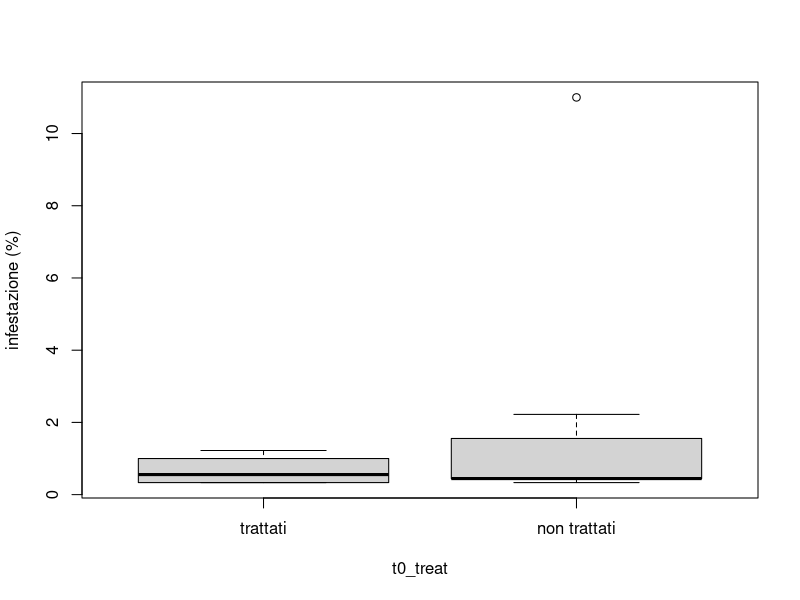
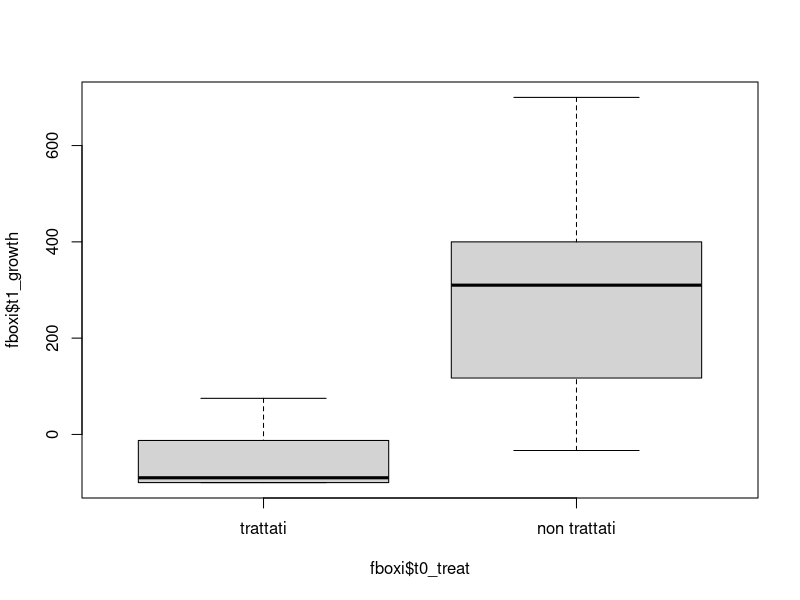
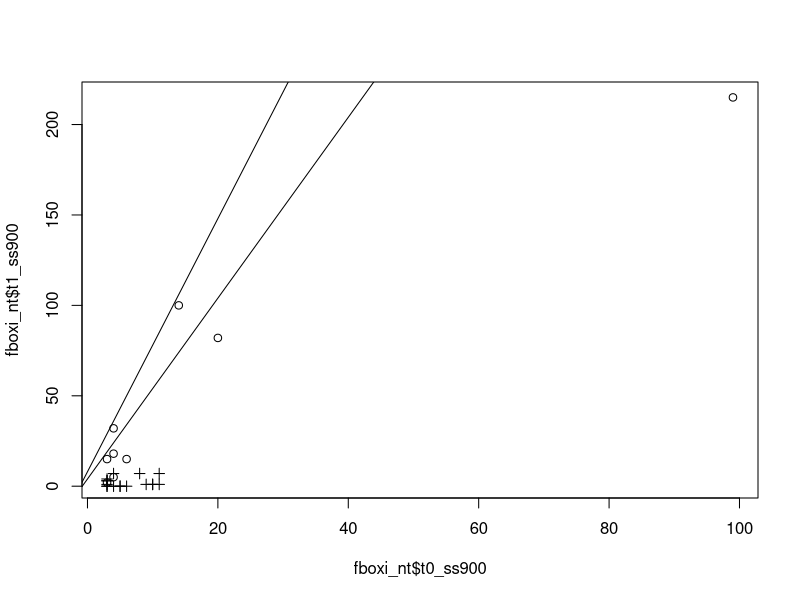
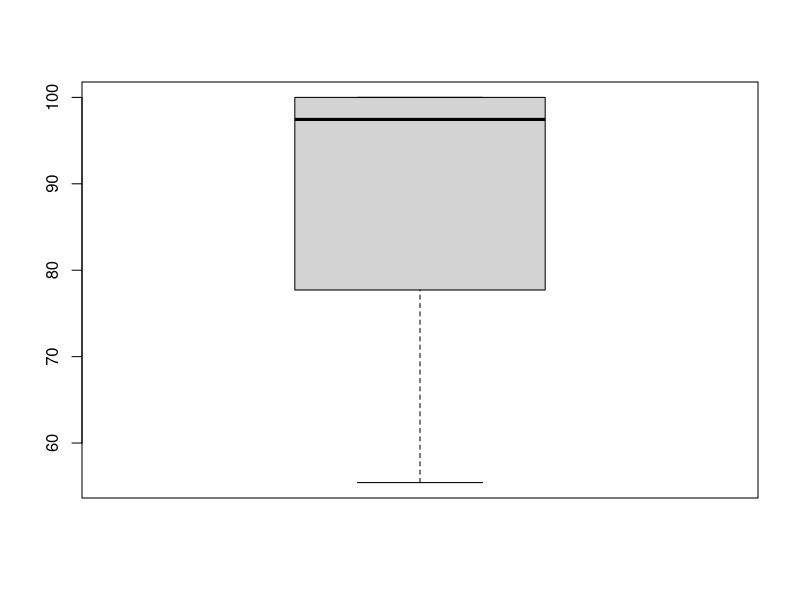
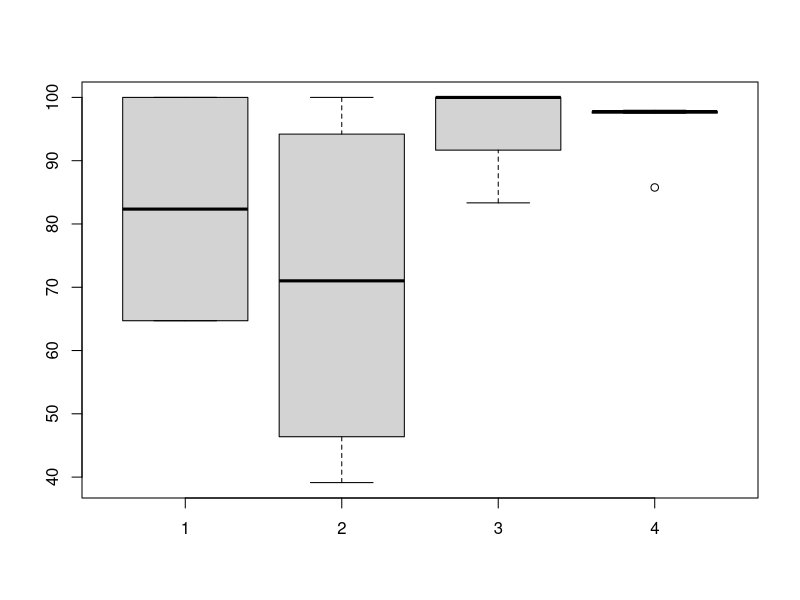
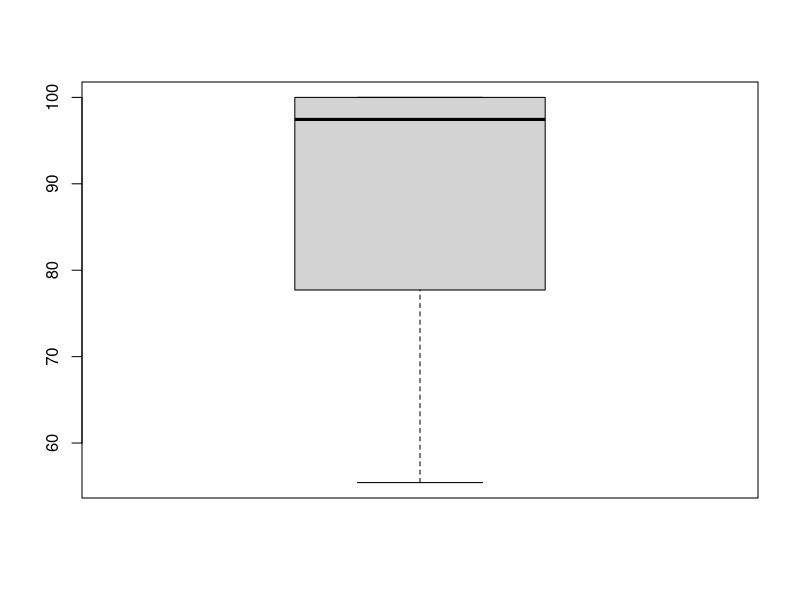

These charts were generated, in order, by the following R code: (Note: this script raises an error after producing the figures.)
# Preamble ----------------------------------------------------------------
#
#detach()
rm(list=ls())

require(MASS)
library("fitdistrplus")




# data load ---------------------------------------------------------------
fbox <- read.csv("../data/fbox_def.csv", sep=",")
fbox$t0_treat<-as.factor(c(rep("fb",48),rep("nt",48)))   #treatments: fbox, no treatment

# 900 bees sums -----------------------------------------------------------

fbox$t0_ss900<- fbox$t0_ss300_1 + fbox$t0_ss300_2 + fbox$t0_ss300_3 #total sugar shake time 0
fbox$t1_ss900<- fbox$t1_ss300_1 + fbox$t1_ss300_2 + fbox$t1_ss300_3 #total sugar shake time 1
fbox$t2_ss900<- fbox$t2_ss300_1 + fbox$t2_ss300_2 + fbox$t2_ss300_3 #total sugar shake time 2
fbox$t3_ss900<- fbox$t3_ss300_1 + fbox$t3_ss300_2 + fbox$t3_ss300_3 #total sugar shake time 3

# hives selection -------------------------------------------------------
minvar=2.5  #varroe minime per inclusione
maxvar=300 #varroe massime per inclusione
!is.na(fbox$t0_ss900-fbox$t1_ss900)->include # NAs removed (only time 0 and 1)
fbox$t0_ss900<maxvar & fbox$t0_ss900>minvar & include ->include #excluded most infested hives and hives with infestation under 1/900

fboxi<-fbox[include,] #dataset delle casse in analisi
rm(include)
#fboxi<-fboxi[order(fboxi$ss9_bt),] ????? inutile ?????

n_nt<-dim(fboxi[fboxi$t0_treat=="nt",])[1] # num ctr hives
n_fb<-dim(fboxi[fboxi$t0_treat=="fb",])[1]    # num fbox hives


# t1-t0 growth analysis ---------------------------------------------------

# t0 infestation
boxplot(t0_ss900/9~t0_treat,data=fboxi,names=c("trattati","non trattati"),ylab="infestazione (%)")

 #fboxi$eff_log<-log(ss9_at+0.5)-log(ss9_bt+0.5)
fboxi$t1_growth<-(fboxi$t1_ss900-fboxi$t0_ss900)/fboxi$t0_ss900*100

#boxplot(t1_growth~tratt)
boxplot(fboxi$t1_growth~fboxi$t0_treat,names=c("trattati","non trattati"))

fboxi_nt<-fboxi[fboxi$t0_treat=="nt",]
fboxi_fb<-fboxi[fboxi$t0_treat=="fb",]

plot(fboxi_nt$t0_ss900,fboxi_nt$t1_ss900)
abline(fboxi_nt$t0_ss900,fboxi_nt$t1_ss900)
summary(lm(t1_ss900~0+t0_ss900,data=fboxi_nt))
#plot(glm(ss9_at~sqrt(ss9_bt),family=poisson))


points(fboxi_fb$t0_ss900,fboxi_fb$t1_ss900,pch=3)
abline(fboxi_fb$t0_ss900,fboxi_fb$t1_ss900)
summary(lm(t1_ss900~0+t0_ss900,data=fboxi_fb))

### henderson_tilton
#ht.efficacy<-function(tb,ta,cb,ca){100*(1-((ta*mean(cb))/(tb*mean(ca))))}
ht.efficacy<-function(tb,ta,cb,ca){100*(1-((ta/tb)/mean(ca/cb)))}
#ht.efficacy<-function(tb,ta,cb,ca){100*(1-((mean(ta/tb)*mean(cb/ca))))}

ht.efficacy.quantiles<-function(tb,ta,cb,ca,probs){
  if(max(probs)>=1 | min(probs<=0))
    {paste("Error, probs must be strictly comprised between 0 and 1")}
  else{
    probs<-c(0,probs,1)
    ht.effq<-NULL
    for(i in 1:(length(probs)-1)){
      rank(tb,ties.method="first")/length(tb)->rtb
      rank(cb,ties.method="first")/length(cb)->rcb
      tb[rtb>probs[i] & rtb<=probs[i+1]]->tbq
      cb[rcb>probs[i] & rcb<=probs[i+1]]->cbq
      ta[rtb>probs[i] & rtb<=probs[i+1]]->taq
      ca[rcb>probs[i] & rcb<=probs[i+1]]->caq
      100*(1-((taq/tbq)/mean(caq/cbq)))->ht.effqi
      ht.effqi->ht.effq[[i]]
    }
    ht.effq
  }
}

  
fboxi_fb$t1_ht.eff<-ht.efficacy(fboxi_fb$t0_ss900,fboxi_fb$t1_ss900,fboxi_nt$t0_ss900,fboxi_nt$t1_ss900)
mean(fboxi_fb$t1_ht.eff)
boxplot(fboxi_fb$t1_ht.eff)
length(fboxi_fb$t1_ht.eff)

#prova con i quantili
boxplot(ht.efficacy.quantiles(fboxi_fb$t0_ss900,fboxi_fb$t1_ss900,fboxi_nt$t0_ss900,fboxi_nt$t1_ss900,probs=c(0.25,0.5,0.75)))
lapply(ht.efficacy.quantiles(fboxi_fb$t0_ss900,fboxi_fb$t1_ss900,fboxi_nt$t0_ss900,fboxi_nt$t1_ss900,probs=c(0.25,0.5,0.75)),mean)

  

sin(mean(asin(sqrt(fboxi_fb$t1_ht.eff/100))))^2#media trasformati
sin(t.test(asin(sqrt(fboxi_fb$t1_ht.eff/100)))$conf.int)^2[1] #ic dati trasformati

boxplot(fboxi_fb$t1_ht.eff)


fboxi_fb$t2_ss900/fboxi_fb$t1_ss900


plot.nbinom<-function(data){
  fitdist(data,"nbinom")$estimate->estnbin
  hist(data,freq=F,breaks=max(data))
  x<-1:max(data)
  dnbinom(x,size=estnbin[1],mu=estnbin[2])->y
  lines(x,y,col="red")
  print(estnbin)
  print(estnbin[2]+(estnbin[2]^2/estnbin[1]))
  gofstat(fitdist(data,"nbinom"),print.test=T)
}
fbox$t1_ss900[!is.na(fbox$t1_ss900) & (fbox$groups=="gr1"|fbox$groups=="gr2"|fbox$groups=="gr3")]->data
plot.nbinom(data)
var(data)
##fare distribuzioni delle varie specie prima e dopo il trattamento

# 
# 
# ((mss9fbbt*m_eff_plac)-mss9fbat)/(mss9fbbt*m_eff_plac) ### efficacia del formicobox
# ## ic con il bootstrap?!?
# attach(dataplac)
# hist(ss9_bt,breaks=0:35,ylim=c(0,30),main="Infestazione al giorno 0",xlab="varroe/900 api",ylab="frequenza")
# hist(ss9_at,breaks=0:35,ylim=c(0,30),main="Infestazione al giorno 30",xlab="varroe/900 api",ylab="frequenza")
# #capire come gestire gli zeri iniziali
# detach(dataplac)
# 
# attach(fboxi)
# order(cassa)->ordine
# rbind(ss9_bt[ordine],ss9_at[ordine])->counts
# row.names(counts)<-c("prima","dopo")
# names(counts)<-cassa[ordine]
# barplot(counts, main="Infestazione delle api adulte",
#         xlab="Famiglie", col=c("white","yellow"),ylab="Varroe/900 api",
#         legend = rownames(counts), beside=TRUE)
# barplot(counts[1,], main="Infestazione delle api adulte prima del trattamento",
#         xlab="Famiglie", col=c(rep("black",dim(datafb)[1]),rep("red",dim(dataplac)[1])),ylab="Varroe/900 api",ylim=c(0,35))
# barplot(counts[2,], main="Infestazione delle api adulte un mese dopo il trattamento",
#         xlab="Famiglie", col=c(rep("black",dim(datafb)[1]),rep("red",dim(dataplac)[1])),ylab="Varroe/900 api")
# 
# 
# 
# rbind(-(ss9_bt[ordine]-ss9_at[ordine]))->counts
# barplot(counts, main="Car Distribution",
#         xlab="Number of Gears") 
# 
# barplot(fboxi$eff_log[ordine], main="",
#         xlab="")
# fboxi$aumentoperc<-(ss9_at-ss9_bt)*100/(ss9_bt+0.5)
# as.numeric(as.factor(tratt[ordine]))->coloritratt
# barplot(fboxi$aumentoperc[ordine], ylab="Variazione dell'infestazione (%)",
#         xlab="famiglie",col=coloritratt,main="Variazione dell'infestazione in un mese")
# mean(fboxi$aumentoperc[tratt=="fb"])
# mean(fboxi$aumentoperc[tratt=="plac"])
# (mean(fboxi$aumentoperc[tratt=="plac"])-(mean(fboxi$aumentoperc[tratt=="fb"])))/mean(fboxi$aumentoperc[tratt=="plac"])
# boxplot(fboxi$aumentoperc~tratt)
# boxplot(fboxi$eff_log~tratt)
# boxplot(fboxi$ss9_at~tratt)
# as.character(ora.insacco%/%1)->ora
# as.character(round(ora.insacco%%1,digits=2)*100)->minu
# plot(strptime(paste(ora,minu,sep=":"),format="%H:%M")[tratt=="fb"],fboxi$aumentoperc[tratt=="fb"],type="h",lwd=2,ylab="Variazione dell'infestazione (%)",xlab="ora di insacco")
# plot(strptime(paste(ora,minu,sep=":"),format="%H:%M")[tratt=="fb"],fboxi$ss9_at[tratt=="fb"],type="h",lwd=2,ylab="Varroe/900 api dopo il trattamento",xlab="ora di insacco")
# rm(ora,minu)
# detach(fboxi)
# 
# Blocco di covata --------------------------------------------------------
# 
# carico dati
fbox_blocco <- read.csv("../data/formicobox_blocco_conteggi.csv", sep=";", dec=",")
merge(fbox_blocco[-c(10,14:23)],fbox,by="id_hive",all.x=T)->fbox_blocco_m #togliere 76 e 77???? [-(6:7),]
#fbox_blocco_m[which( apply(fbox_blocco_m[,3:12],1,sum)>200),]->fbox_blocco_m
as.Date(c("2012/7/15","2012/07/18","2012/7/22","2012/07/26","2012/7/30","2012/08/3","2012/08/7","2012/08/8","2012/08/10","2012/08/13"))->Dates.cad
fbox_blocco_m[fbox_blocco_m$tratt=="ctr",c(3:12)]->cadute_ctr
fbox_blocco_m[fbox_blocco_m$tratt=="fbox",c(3:12)]->cadute_fbox
dim(cadute_ctr)[1]->num_ctr #numero di alveari nell'esperimento
dim(cadute_fbox)[1]->num_fbox
plot(Dates.cad,apply(cadute_fbox,2,mean),type="l") #andamento medio caduta
plot(Dates.cad,apply(cadute_ctr,2,mean),type="l")
#plot(apply(fbox_blocco_m[,c(3:12)],1,sum),fbox_blocco_m$)

#boxplot cadute, usare caduta giornaliera e non dati assoluti (3 e 4 giorni)
boxplot(cadute_ctr,names=(Dates.cad-as.Date("2012/07/12")),xlab="giorni dal trattamento",ylab="acari caduti")
lines(x=c(7.5,7.5),y=c(0,max(cadute_ctr)),lwd=3,col="red")
text(7.5,max(cadute_ctr),"trattamento di controllo",adj=1,col="red")
boxplot(cadute_fbox,names=(Dates.cad-as.Date("2012/07/12")))
lines(x=c(7.5,7.5),y=c(0,max(cadute_fbox)),lwd=3,col="red")
text(7.5,max(cadute_fbox),"trattamento di controllo",adj=1,col="red")
boxplot(cadute_fbox[1:7],add=F,col="red",names=(Dates.cad-as.Date("2012/07/12"))[1:7]) #confronto efficacia sotto opercolo

# #tb ta cb ca
# #ht.efficacy()
# apply(fbox_blocco_m[which(fbox_blocco_m$tratt=="fbox"),3:9],1,sum)->tb
# apply(fbox_blocco_m[which(fbox_blocco_m$tratt=="fbox"),10:12],1,sum)->ta
# apply(fbox_blocco_m[which(fbox_blocco_m$tratt=="ctr"),3:9],1,sum)->cb
# apply(fbox_blocco_m[which(fbox_blocco_m$tratt=="ctr"),10:12],1,sum)->ca
# ht.efficacy(tb,ta,cb,ca)
# ht.efficacy(tb,ta,cb,ca)->ht.cad
# mean(ht.efficacy(tb,ta,cb,ca))
# boxplot(ht.efficacy(tb,ta,cb,ca))

# henderson tilton su zucchero
fbox_blocco_m$t1_ss900[which(fbox_blocco_m$tratt=="fbox")]->tb
fbox_blocco_m$t2_ss900[which(fbox_blocco_m$tratt=="fbox")]->ta
fbox_blocco_m$t1_ss900[which(fbox_blocco_m$tratt=="ctr")]->cb
fbox_blocco_m$t2_ss900[which(fbox_blocco_m$tratt=="ctr")]->ca
ht.efficacy(tb,ta,cb,ca)
ht.efficacy(tb,ta,cb,ca)->ht.sug
mean(ht.efficacy(tb,ta,cb,ca))
boxplot(ht.efficacy(tb,ta,cb,ca))

boxplot(ht.efficacy.quantiles(tb,ta,cb,ca,c(.25,.5,.75)))

#correlazione zucchero a t2-cadute in blocco nel controllo
plot(apply(fbox_blocco_m[,10:12],1,sum),fbox_blocco_m$t2_ss900/9,ylab="zucchero %",xlab="cadute",main="correlazione zucchero t2-cadute in blocco ctr")
#pearson
cor(fbox_blocco_m$t2_ss900/9, apply(fbox_blocco_m[,10:12],1,sum))
#regressione per origine
lm(fbox_blocco_m$t2_ss900/9~0+apply(fbox_blocco_m[,10:12],1,sum))->linear_model
abline(linear_model)
summary(linear_model)
#numero medio di api post blocco api/campione varroe/api/campione 
100/linear_model$coefficients

#idem senza 76 e 77
fbox_blocco_m->fbox_blocco_m_old
fbox_blocco_m[-c(6,7),]->fbox_blocco_m
#correlazione zucchero a t2-cadute in blocco nel controllo
plot(apply(fbox_blocco_m[,10:12],1,sum),fbox_blocco_m$t2_ss900/9,ylab="zucchero %",xlab="cadute",main="correlazione zucchero t2-cadute in blocco ctr")
#pearson
cor(fbox_blocco_m$t2_ss900/9, apply(fbox_blocco_m[,10:12],1,sum))
#regressione per origine
lm(fbox_blocco_m$t2_ss900/9~0+apply(fbox_blocco_m[,10:12],1,sum))->linear_model
abline(linear_model)
summary(linear_model)
#numero medio di api post blocco api/campione varroe/api/campione 
100/linear_model$coefficients
#ripristino dati
fbox_blocco <- read.csv("../data/formicobox_blocco_conteggi.csv", sep=";", dec=",")
merge(fbox_blocco[-c(10,14:23)],fbox,by="id_hive",all.x=T)->fbox_blocco_m #togliere 76 e 77???? [-(6:7),]
rm(fbox_blocco_m_old)

#fare stessa correlazione tra totale cadute e zucchero a t1
#distinguendo tra trattati e non trattati
#perché in trattati si è intoerrotta la riproduzione

#calcolo efficacia metodo classico delle cadute.
eff.class<-100*apply(fbox_blocco_m[,3:9],1,sum) /  apply(fbox_blocco_m[,3:12],1,sum)
eff.class[which(fbox_blocco_m$tratt=="fbox")]->eff.cad
rm(eff.class)
#confronto con zucchero
rb<-boxplot(eff.cad,ht.sug,names=c("cadute","zucchero")) 
c(mean(eff.cad),mean(ht.sug))->mean.values
points(seq(rb$n), mean.values, pch = 17) #aggiunte medie a boxplot
mean(eff.cad)
mean(ht.sug)
plot(eff.cad,ht.sug)
cbind(eff.cad,ht.sug)
abs(eff.cad-ht.sug)->diff.eff #differenze di efficacia tra due metodi
apply(fbox_blocco_m[,3:12],1,sum)[which(fbox_blocco_m$tratt=="fbox")]->tot_cad_fbox
plot(tot_cad_fbox,diff.eff,xlab="totale cadute",ylab="differenza di efficacia con i due metodi")

fm.efficacy.abbott<-function(txtf,tctf,cxtf,cctf){
  #txtf=treated hives - fallen mites during x treatment
  #tctf=treated hives - control treatment fallen mites
  #cxtf=control hives - fallen mites during x treatment in treated hives
  #cctf=control hives - control treatment fallen mites
  mean(100*cctf/(cxtf+cctf))->Cs
  100*tctf/(txtf+tctf)->Ts
  (Cs-Ts)/Cs
}

txtf<-apply(fbox_blocco_m[fbox_blocco_m$tratt=="fbox",3:9],1,sum)
tctf<-apply(fbox_blocco_m[fbox_blocco_m$tratt=="fbox",10:12],1,sum)
cxtf<-apply(fbox_blocco_m[fbox_blocco_m$tratt=="ctr",3:9],1,sum)
cctf<-apply(fbox_blocco_m[fbox_blocco_m$tratt=="ctr",10:12],1,sum)
fm.efficacy.abbott(txtf,tctf,cxtf,cctf)

#dato che media = varianza e non media=sd significa che all'aumentare della media in proporzione aumenta di più la precisione
#fare correzione di abbott a dati cadute (?)

curve(sqrt(x)/x,0,10)


# henderson tilton su zucchero t1 -----------------------------------------

##selezione casse trattate
  #selezione tutte le casse trattate: id_hive>48; NOT blocco
  merge(fbox,fbox_blocco[-c(10,14:23)],by="id_hive",all.x=T)->fbox_temp
  which((fbox_temp$t0_treat=="nt") & is.na(fbox_temp$tratt))->treat_indices
  #eliminazioni orfane/dati mancanti
  intersect(which(!is.na(fbox$t1_ss900+fbox$t2_ss900)),treat_indices)->treat_indices #questi sono indici
  #eliminazione infestazione inadeguata
  intersect(which(fbox$t1_ss900<maxvar & fbox$t1_ss900>minvar),treat_indices) ->treat_indices
  #intersect(which(fbox$t1_ss900>minvar),treat_indices) ->treat_indices #senza massimo
##selezione casse controllo
  #selezione tutte le casse trattate: id_hive<48; NOT blocco
  which((fbox_temp$t0_treat=="fb") & is.na(fbox_temp$tratt))->ctr_indices
  #eliminazioni orfane/dati mancanti
  intersect(which(!is.na(fbox$t1_ss900+fbox$t2_ss900)),ctr_indices)->ctr_indices #questi sono indici
  #eliminazione infestazione inadeguata
  intersect(which(fbox$t1_ss900<maxvar & fbox$t1_ss900>minvar),ctr_indices)->ctr_indices
  #intersect(which(fbox$t1_ss900>minvar),ctr_indices)->ctr_indices #senza massimo

fbox$t1_ss900[treat_indices]->tb
fbox$t2_ss900[treat_indices]->ta
fbox$t1_ss900[ctr_indices]->cb
fbox$t2_ss900[ctr_indices]->ca
ht.efficacy(tb,ta,cb,ca)
ht.efficacy(tb,ta,cb,ca)->ht.sug
mean(ht.efficacy(tb,ta,cb,ca))
median(ht.efficacy(tb,ta,cb,ca))
boxplot(ht.sug)
boxplot(ht.efficacy.quantiles(tb,ta,cb,ca,c(0.25,0.5,0.75)))

sin(mean(asin(sqrt(ht.sug/100))))^2#media trasformati
sin(t.test(asin(sqrt(ht.sug/100)))$conf.int)^2[1] #ic dati trasformati

boxplot(ht.efficacy(tb,ta,cb,ca))


## Andamento gruppi -----------------------------------------------------
#selezione tutte le casse trattate: id_hive>48; NOT blocco
merge(fbox,fbox_blocco[-c(10,14:23)],by="id_hive",all.x=T)->fbox_temp
which((fbox_temp$t0_treat=="nt") & is.na(fbox_temp$tratt))->gr2
1:48->gr1
which(fbox_temp$tratt=="fbox")->gr3
which(fbox_temp$tratt=="ctr")->gr4
fbox$groups<-as.character(fbox_temp$tratt)
fbox$groups[gr1]="gr1"
fbox$groups[gr2]="gr2"
fbox$groups[gr3]="gr3"
fbox$groups[gr4]="gr4"
boxplot(fbox$t0_ss900/9,fbox$t1_ss900/9,fbox$t2_ss900/9,fbox$t3_ss900/9)
abline(h=5,col="red",lty=2)
boxplot(fbox$t0_ss900[gr1]/9,fbox$t1_ss900[gr1]/9,fbox$t2_ss900[gr1]/9,fbox$t3_ss900[gr1]/9,col=2)
abline(h=5,col="red",lty=2)

boxplot(fbox$t0_ss900[gr2]/9,fbox$t1_ss900[gr2]/9,fbox$t2_ss900[gr2]/9,fbox$t3_ss900[gr2]/9,col=3,add=F)
abline(h=5,col="red",lty=2)

boxplot(fbox$t0_ss900[gr3]/9,fbox$t1_ss900[gr3]/9,fbox$t2_ss900[gr3]/9,fbox$t3_ss900[gr3]/9,col=4,add=T)
abline(h=5,col="red",lty=2)


boxplot(fbox$t0_ss900[gr4]/9,fbox$t1_ss900[gr4]/9,fbox$t2_ss900[gr4]/9,fbox$t3_ss900[gr4]/9,col=5,add=F)
abline(h=5,col="red",lty=2)


tapply(fbox$t0_ss900,fbox$groups,mean,na.rm=T)
tapply(fbox$t1_ss900,fbox$groups,mean,na.rm=T)
tapply(fbox$t2_ss900,fbox$groups,mean,na.rm=T)
tapply(fbox$t3_ss900,fbox$groups,mean,na.rm=T)


(tapply(fbox$t0_ss900,fbox$groups,median,na.rm=T))->mediana
rbind(mediana,tapply(fbox$t1_ss900,fbox$groups,median,na.rm=T))->mediana
rbind(mediana,tapply(fbox$t2_ss900,fbox$groups,median,na.rm=T))->mediana
rbind(mediana,tapply(fbox$t3_ss900,fbox$groups,median,na.rm=T))->mediana
row.names(mediana)<-c("t0","t1","t2","t3")
format(mediana/9,digits=2)

(tapply(fbox$t0_ss900,fbox$groups,mean,na.rm=T))->meana
rbind(meana,tapply(fbox$t1_ss900,fbox$groups,mean,na.rm=T))->meana
rbind(meana,tapply(fbox$t2_ss900,fbox$groups,mean,na.rm=T))->meana
rbind(meana,tapply(fbox$t3_ss900,fbox$groups,mean,na.rm=T))->meana
row.names(meana)<-c("t0","t1","t2","t3")
meana/9
format(meana/9,digits=2)

# 
# (tapply(asin(sqrt(fbox$t0_ss900)),fbox$groups,var,na.rm=T))->vara
# rbind(vara,tapply(asin(sqrt(fbox$t1_ss900)),fbox$groups,var,na.rm=T))->vara
# rbind(vara,tapply(asin(sqrt(fbox$t2_ss900)),fbox$groups,var,na.rm=T))->vara
# rbind(vara,tapply(asin(sqrt(fbox$t3_ss900)),fbox$groups,var,na.rm=T))->vara
# row.names(vara)<-c("t0","t1","t2","t3")
# sin(vara)^2
# format(vara/9,digits=2)
# #ancova per stimare C?


##altro da fare
#preparare file a parte per taylor e formule varie su efficacia


#da fare in treno:
#commenti alle analisi presenti
#henderson tilton sulle casse non bloccate ma formicate a t1
#=======
#
detach()
rm(list=ls())
setwd("./scripts/")
# data load ---------------------------------------------------------------
fbox <- read.csv("../data/fbox_def.csv", sep=",")
fbox$t0_treat<-c(rep("fb",48),rep("nt",48))   #treatments: fbox, no treatment

# 900 bees sums -----------------------------------------------------------

fbox$t0_ss900<- fbox$t0_ss300_1 + fbox$t0_ss300_2 + fbox$t0_ss300_3 #total sugar shake time 0
fbox$t1_ss900<- fbox$t1_ss300_1 + fbox$t1_ss300_2 + fbox$t1_ss300_3 #total sugar shake time 1
fbox$t2_ss900<- fbox$t2_ss300_1 + fbox$t2_ss300_2 + fbox$t2_ss300_3 #total sugar shake time 2
fbox$t3_ss900<- fbox$t3_ss300_1 + fbox$t3_ss300_2 + fbox$t3_ss300_3 #total sugar shake time 3

# hives selection -------------------------------------------------------
minvar=5.5  #varroe minime per inclusione
maxvar=300 #varroe massime per inclusione
!is.na(fbox$t0_ss900-fbox$t1_ss900)->include # NAs removed (only time 0 and 1)
fbox$t0_ss900<maxvar & fbox$t0_ss900>minvar & include ->include #excluded most infested hives and hives with infestation under 1/900

fboxi<-fbox[include,] #dataset delle casse in analisi
rm(include)
#fboxi<-fboxi[order(fboxi$ss9_bt),] ????? inutile ?????

n_nt<-dim(fboxi[fboxi$t0_treat=="nt",])[1] # num ctr hives
n_fb<-dim(fboxi[fboxi$t0_treat=="fb",])[1]    # num fbox hives


# t1-t0 growth analysis ---------------------------------------------------

# t0 infestation
boxplot(t0_ss900/9~t0_treat,data=fboxi,names=c("trattati","non trattati"),ylab="infestazione (%)")

 #fboxi$eff_log<-log(ss9_at+0.5)-log(ss9_bt+0.5)
fboxi$t1_growth<-(fboxi$t1_ss900-fboxi$t0_ss900)/fboxi$t0_ss900*100

#boxplot(t1_growth~tratt)
boxplot(fboxi$t1_growth~fboxi$t0_treat,names=c("trattati","non trattati"))

fboxi_nt<-fboxi[fboxi$t0_treat=="nt",]
fboxi_fb<-fboxi[fboxi$t0_treat=="fb",]

plot(fboxi_nt$t0_ss900,fboxi_nt$t1_ss900)
abline(fboxi_nt$t0_ss900,fboxi_nt$t1_ss900)
summary(lm(t1_ss900~0+t0_ss900,data=fboxi_nt))
#plot(glm(ss9_at~sqrt(ss9_bt),family=poisson))


points(fboxi_fb$t0_ss900,fboxi_fb$t1_ss900,pch=3)
abline(fboxi_fb$t0_ss900,fboxi_fb$t1_ss900)
summary(lm(t1_ss900~0+t0_ss900,data=fboxi_fb))

### henderson_tilton
#ht.efficacy<-function(tb,ta,cb,ca){100*(1-((ta*mean(cb))/(tb*mean(ca))))}
ht.efficacy<-function(tb,ta,cb,ca){100*(1-((ta/tb)/mean(ca/cb)))}
#ht.efficacy<-function(tb,ta,cb,ca){100*(1-((mean(ta/tb)*mean(cb/ca))))}

ht.efficacy.quantiles<-function(tb,ta,cb,ca,probs){
  if(max(probs)>=1 | min(probs<=0))
    {paste("Error, probs must be strictly comprised between 0 and 1")}
  else{
    probs<-c(0,probs,1)
    ht.effq<-NULL
    for(i in 1:(length(probs)-1)){
      rank(tb,ties.method="first")/length(tb)->rtb
      rank(cb,ties.method="first")/length(cb)->rcb
      tb[rtb>probs[i] & rtb<=probs[i+1]]->tbq
      cb[rcb>probs[i] & rcb<=probs[i+1]]->cbq
      ta[rtb>probs[i] & rtb<=probs[i+1]]->taq
      ca[rcb>probs[i] & rcb<=probs[i+1]]->caq
      100*(1-((taq/tbq)/mean(caq/cbq)))->ht.effqi
      ht.effqi->ht.effq[[i]]
    }
    ht.effq
  }
}

  
fboxi_fb$t1_ht.eff<-ht.efficacy(fboxi_fb$t0_ss900,fboxi_fb$t1_ss900,fboxi_nt$t0_ss900,fboxi_nt$t1_ss900)
mean(fboxi_fb$t1_ht.eff)
boxplot(fboxi_fb$t1_ht.eff)
length(fboxi_fb$t1_ht.eff)

#prova con i quantili
boxplot(ht.efficacy.quantiles(fboxi_fb$t0_ss900,fboxi_fb$t1_ss900,fboxi_nt$t0_ss900,fboxi_nt$t1_ss900,probs=c(0.25,0.5,0.75)))
lapply(ht.efficacy.quantiles(fboxi_fb$t0_ss900,fboxi_fb$t1_ss900,fboxi_nt$t0_ss900,fboxi_nt$t1_ss900,probs=c(0.25,0.5,0.75)),mean)

  

sin(mean(asin(sqrt(fboxi_fb$t1_ht.eff/100))))^2#media trasformati
sin(t.test(asin(sqrt(fboxi_fb$t1_ht.eff/100)))$conf.int)^2[1] #ic dati trasformati

boxplot(fboxi_fb$t1_ht.eff)


fboxi_fb$t2_ss900/fboxi_fb$t1_ss900
# 
# 
# ((mss9fbbt*m_eff_plac)-mss9fbat)/(mss9fbbt*m_eff_plac) ### efficacia del formicobox
# ## ic con il bootstrap?!?
# attach(dataplac)
# hist(ss9_bt,breaks=0:35,ylim=c(0,30),main="Infestazione al giorno 0",xlab="varroe/900 api",ylab="frequenza")
# hist(ss9_at,breaks=0:35,ylim=c(0,30),main="Infestazione al giorno 30",xlab="varroe/900 api",ylab="frequenza")
# #capire come gestire gli zeri iniziali
# detach(dataplac)
# 
# attach(fboxi)
# order(cassa)->ordine
# rbind(ss9_bt[ordine],ss9_at[ordine])->counts
# row.names(counts)<-c("prima","dopo")
# names(counts)<-cassa[ordine]
# barplot(counts, main="Infestazione delle api adulte",
#         xlab="Famiglie", col=c("white","yellow"),ylab="Varroe/900 api",
#         legend = rownames(counts), beside=TRUE)
# barplot(counts[1,], main="Infestazione delle api adulte prima del trattamento",
#         xlab="Famiglie", col=c(rep("black",dim(datafb)[1]),rep("red",dim(dataplac)[1])),ylab="Varroe/900 api",ylim=c(0,35))
# barplot(counts[2,], main="Infestazione delle api adulte un mese dopo il trattamento",
#         xlab="Famiglie", col=c(rep("black",dim(datafb)[1]),rep("red",dim(dataplac)[1])),ylab="Varroe/900 api")
# 
# 
# 
# rbind(-(ss9_bt[ordine]-ss9_at[ordine]))->counts
# barplot(counts, main="Car Distribution",
#         xlab="Number of Gears") 
# 
# barplot(fboxi$eff_log[ordine], main="",
#         xlab="")
# fboxi$aumentoperc<-(ss9_at-ss9_bt)*100/(ss9_bt+0.5)
# as.numeric(as.factor(tratt[ordine]))->coloritratt
# barplot(fboxi$aumentoperc[ordine], ylab="Variazione dell'infestazione (%)",
#         xlab="famiglie",col=coloritratt,main="Variazione dell'infestazione in un mese")
# mean(fboxi$aumentoperc[tratt=="fb"])
# mean(fboxi$aumentoperc[tratt=="plac"])
# (mean(fboxi$aumentoperc[tratt=="plac"])-(mean(fboxi$aumentoperc[tratt=="fb"])))/mean(fboxi$aumentoperc[tratt=="plac"])
# boxplot(fboxi$aumentoperc~tratt)
# boxplot(fboxi$eff_log~tratt)
# boxplot(fboxi$ss9_at~tratt)
# as.character(ora.insacco%/%1)->ora
# as.character(round(ora.insacco%%1,digits=2)*100)->minu
# plot(strptime(paste(ora,minu,sep=":"),format="%H:%M")[tratt=="fb"],fboxi$aumentoperc[tratt=="fb"],type="h",lwd=2,ylab="Variazione dell'infestazione (%)",xlab="ora di insacco")
# plot(strptime(paste(ora,minu,sep=":"),format="%H:%M")[tratt=="fb"],fboxi$ss9_at[tratt=="fb"],type="h",lwd=2,ylab="Varroe/900 api dopo il trattamento",xlab="ora di insacco")
# rm(ora,minu)
# detach(fboxi)
# 
# Blocco di covata --------------------------------------------------------
# 
# carico dati
fbox_blocco <- read.csv("../data/formicobox_blocco_conteggi.csv", sep=";", dec=",")
merge(fbox_blocco[-c(10,14:23)],fbox,by="id_hive",all.x=T)->fbox_blocco_m #togliere 76 e 77???? [-(6:7),]
#fbox_blocco_m[which( apply(fbox_blocco_m[,3:12],1,sum)>200),]->fbox_blocco_m
as.Date(c("2012/7/15","2012/07/18","2012/7/22","2012/07/26","2012/7/30","2012/08/3","2012/08/7","2012/08/8","2012/08/10","2012/08/13"))->Dates.cad
fbox_blocco_m[fbox_blocco_m$tratt=="ctr",c(3:12)]->cadute_ctr
fbox_blocco_m[fbox_blocco_m$tratt=="fbox",c(3:12)]->cadute_fbox
dim(cadute_ctr)[1]->num_ctr #numero di alveari nell'esperimento
dim(cadute_fbox)[1]->num_fbox
plot(Dates.cad,apply(cadute_fbox,2,mean),type="l") #andamento medio caduta
plot(Dates.cad,apply(cadute_ctr,2,mean),type="l")
#plot(apply(fbox_blocco_m[,c(3:12)],1,sum),fbox_blocco_m$)

#boxplot cadute, usare caduta giornaliera e non dati assoluti (3 e 4 giorni)
boxplot(cadute_ctr,names=(Dates.cad-as.Date("2012/07/12")),xlab="giorni dal trattamento",ylab="acari caduti")
lines(x=c(7.5,7.5),y=c(0,max(cadute_ctr)),lwd=3,col="red")
text(7.5,max(cadute_ctr),"trattamento di controllo",adj=1,col="red")
boxplot(cadute_fbox,names=(Dates.cad-as.Date("2012/07/12")))
lines(x=c(7.5,7.5),y=c(0,max(cadute_fbox)),lwd=3,col="red")
text(7.5,max(cadute_fbox),"trattamento di controllo",adj=1,col="red")
boxplot(cadute_fbox[1:7],add=F,col="red",names=(Dates.cad-as.Date("2012/07/12"))[1:7]) #confronto efficacia sotto opercolo

# #tb ta cb ca
# #ht.efficacy()
# apply(fbox_blocco_m[which(fbox_blocco_m$tratt=="fbox"),3:9],1,sum)->tb
# apply(fbox_blocco_m[which(fbox_blocco_m$tratt=="fbox"),10:12],1,sum)->ta
# apply(fbox_blocco_m[which(fbox_blocco_m$tratt=="ctr"),3:9],1,sum)->cb
# apply(fbox_blocco_m[which(fbox_blocco_m$tratt=="ctr"),10:12],1,sum)->ca
# ht.efficacy(tb,ta,cb,ca)
# ht.efficacy(tb,ta,cb,ca)->ht.cad
# mean(ht.efficacy(tb,ta,cb,ca))
# boxplot(ht.efficacy(tb,ta,cb,ca))

# henderson tilton su zucchero
fbox_blocco_m$t1_ss900[which(fbox_blocco_m$tratt=="fbox")]->tb
fbox_blocco_m$t2_ss900[which(fbox_blocco_m$tratt=="fbox")]->ta
fbox_blocco_m$t1_ss900[which(fbox_blocco_m$tratt=="ctr")]->cb
fbox_blocco_m$t2_ss900[which(fbox_blocco_m$tratt=="ctr")]->ca
ht.efficacy(tb,ta,cb,ca)
ht.efficacy(tb,ta,cb,ca)->ht.sug
mean(ht.efficacy(tb,ta,cb,ca))
boxplot(ht.efficacy(tb,ta,cb,ca))

boxplot(ht.efficacy.quantiles(tb,ta,cb,ca,c(.25,.5,.75)))

#correlazione zucchero a t2-cadute in blocco nel controllo
plot(apply(fbox_blocco_m[,10:12],1,sum),fbox_blocco_m$t2_ss900/9,ylab="zucchero %",xlab="cadute",main="correlazione zucchero t2-cadute in blocco ctr")
#pearson
cor(fbox_blocco_m$t2_ss900/9, apply(fbox_blocco_m[,10:12],1,sum))
#regressione per origine
lm(fbox_blocco_m$t2_ss900/9~0+apply(fbox_blocco_m[,10:12],1,sum))->linear_model
abline(linear_model)
summary(linear_model)
#numero medio di api post blocco api/campione varroe/api/campione 
100/linear_model$coefficients

#idem senza 76 e 77
fbox_blocco_m->fbox_blocco_m_old
fbox_blocco_m[-c(6,7),]->fbox_blocco_m
#correlazione zucchero a t2-cadute in blocco nel controllo
plot(apply(fbox_blocco_m[,10:12],1,sum),fbox_blocco_m$t2_ss900/9,ylab="zucchero %",xlab="cadute",main="correlazione zucchero t2-cadute in blocco ctr")
#pearson
cor(fbox_blocco_m$t2_ss900/9, apply(fbox_blocco_m[,10:12],1,sum))
#regressione per origine
lm(fbox_blocco_m$t2_ss900/9~0+apply(fbox_blocco_m[,10:12],1,sum))->linear_model
abline(linear_model)
summary(linear_model)
#numero medio di api post blocco api/campione varroe/api/campione 
100/linear_model$coefficients
#ripristino dati
fbox_blocco <- read.csv("../data/formicobox_blocco_conteggi.csv", sep=";", dec=",")
merge(fbox_blocco[-c(10,14:23)],fbox,by="id_hive",all.x=T)->fbox_blocco_m #togliere 76 e 77???? [-(6:7),]
rm(fbox_blocco_m_old)

#fare stessa correlazione tra totale cadute e zucchero a t1
#distinguendo tra trattati e non trattati
#perché in trattati si è intoerrotta la riproduzione

#calcolo efficacia metodo classico delle cadute.
eff.class<-100*apply(fbox_blocco_m[,3:9],1,sum) /  apply(fbox_blocco_m[,3:12],1,sum)
eff.class[which(fbox_blocco_m$tratt=="fbox")]->eff.cad
rm(eff.class)
#confronto con zucchero
rb<-boxplot(eff.cad,ht.sug,names=c("cadute","zucchero")) 
c(mean(eff.cad),mean(ht.sug))->mean.values
points(seq(rb$n), mean.values, pch = 17) #aggiunte medie a boxplot
mean(eff.cad)
mean(ht.sug)
plot(eff.cad,ht.sug)
cbind(eff.cad,ht.sug)
abs(eff.cad-ht.sug)->diff.eff #differenze di efficacia tra due metodi
apply(fbox_blocco_m[,3:12],1,sum)[which(fbox_blocco_m$tratt=="fbox")]->tot_cad_fbox
plot(tot_cad_fbox,diff.eff,xlab="totale cadute",ylab="differenza di efficacia con i due metodi")

fm.efficacy.abbott<-function(txtf,tctf,cxtf,cctf){
  #txtf=treated hives - fallen mites during x treatment
  #tctf=treated hives - control treatment fallen mites
  #cxtf=control hives - fallen mites during x treatment in treated hives
  #cctf=control hives - control treatment fallen mites
  mean(100*cctf/(cxtf+cctf))->Cs
  100*tctf/(txtf+tctf)->Ts
  (Cs-Ts)/Cs
}

txtf<-apply(fbox_blocco_m[fbox_blocco_m$tratt=="fbox",3:9],1,sum)
tctf<-apply(fbox_blocco_m[fbox_blocco_m$tratt=="fbox",10:12],1,sum)
cxtf<-apply(fbox_blocco_m[fbox_blocco_m$tratt=="ctr",3:9],1,sum)
cctf<-apply(fbox_blocco_m[fbox_blocco_m$tratt=="ctr",10:12],1,sum)
fm.efficacy.abbott(txtf,tctf,cxtf,cctf)

#dato che media = varianza e non media=sd significa che all'aumentare della media in proporzione aumenta di più la precisione
#fare correzione di abbott a dati cadute (?)

curve(sqrt(x)/x,0,10)


# henderson tilton su zucchero t1 -----------------------------------------

##selezione casse trattate
  #selezione tutte le casse trattate: id_hive>48; NOT blocco
  merge(fbox,fbox_blocco[-c(10,14:23)],by="id_hive",all.x=T)->fbox_temp
  which((fbox_temp$t0_treat=="nt") & is.na(fbox_temp$tratt))->treat_indices
  #eliminazioni orfane/dati mancanti
  intersect(which(!is.na(fbox$t1_ss900+fbox$t2_ss900)),treat_indices)->treat_indices #questi sono indici
  #eliminazione infestazione inadeguata
  intersect(which(fbox$t1_ss900<maxvar & fbox$t1_ss900>minvar),treat_indices) ->treat_indices
  #intersect(which(fbox$t1_ss900>minvar),treat_indices) ->treat_indices #senza massimo
##selezione casse controllo
  #selezione tutte le casse trattate: id_hive<48; NOT blocco
  which((fbox_temp$t0_treat=="fb") & is.na(fbox_temp$tratt))->ctr_indices
  #eliminazioni orfane/dati mancanti
  intersect(which(!is.na(fbox$t1_ss900+fbox$t2_ss900)),ctr_indices)->ctr_indices #questi sono indici
  #eliminazione infestazione inadeguata
  intersect(which(fbox$t1_ss900<maxvar & fbox$t1_ss900>minvar),ctr_indices)->ctr_indices
  #intersect(which(fbox$t1_ss900>minvar),ctr_indices)->ctr_indices #senza massimo

fbox$t1_ss900[treat_indices]->tb
fbox$t2_ss900[treat_indices]->ta
fbox$t1_ss900[ctr_indices]->cb
fbox$t2_ss900[ctr_indices]->ca
ht.efficacy(tb,ta,cb,ca)
ht.efficacy(tb,ta,cb,ca)->ht.sug
mean(ht.efficacy(tb,ta,cb,ca))
median(ht.efficacy(tb,ta,cb,ca))
boxplot(ht.sug)
boxplot(ht.efficacy.quantiles(tb,ta,cb,ca,c(0.25,0.5,0.75)))

sin(mean(asin(sqrt(ht.sug/100))))^2#media trasformati
sin(t.test(asin(sqrt(ht.sug/100)))$conf.int)^2[1] #ic dati trasformati

boxplot(ht.efficacy(tb,ta,cb,ca))


## Andamento gruppi -----------------------------------------------------
#selezione tutte le casse trattate: id_hive>48; NOT blocco
merge(fbox,fbox_blocco[-c(10,14:23)],by="id_hive",all.x=T)->fbox_temp
which((fbox_temp$t0_treat=="nt") & is.na(fbox_temp$tratt))->gr2
1:48->gr1
which(fbox_temp$tratt=="fbox")->gr3
which(fbox_temp$tratt=="ctr")->gr4
fbox$groups<-as.character(fbox_temp$tratt)
fbox$groups[gr1]="gr1"
fbox$groups[gr2]="gr2"
fbox$groups[gr3]="gr3"
fbox$groups[gr4]="gr4"
boxplot(fbox$t0_ss900/9,fbox$t1_ss900/9,fbox$t2_ss900/9,fbox$t3_ss900/9)
abline(h=5,col="red",lty=2)
boxplot(fbox$t0_ss900[gr1]/9,fbox$t1_ss900[gr1]/9,fbox$t2_ss900[gr1]/9,fbox$t3_ss900[gr1]/9,col=2)
abline(h=5,col="red",lty=2)

boxplot(fbox$t0_ss900[gr2]/9,fbox$t1_ss900[gr2]/9,fbox$t2_ss900[gr2]/9,fbox$t3_ss900[gr2]/9,col=3,add=F)
abline(h=5,col="red",lty=2)

boxplot(fbox$t0_ss900[gr3]/9,fbox$t1_ss900[gr3]/9,fbox$t2_ss900[gr3]/9,fbox$t3_ss900[gr3]/9,col=4,add=T)
abline(h=5,col="red",lty=2)


boxplot(fbox$t0_ss900[gr4]/9,fbox$t1_ss900[gr4]/9,fbox$t2_ss900[gr4]/9,fbox$t3_ss900[gr4]/9,col=5,add=F)
abline(h=5,col="red",lty=2)


tapply(fbox$t0_ss900,fbox$groups,mean,na.rm=T)
tapply(fbox$t1_ss900,fbox$groups,mean,na.rm=T)
tapply(fbox$t2_ss900,fbox$groups,mean,na.rm=T)
tapply(fbox$t3_ss900,fbox$groups,mean,na.rm=T)


(tapply(fbox$t0_ss900,fbox$groups,median,na.rm=T))->mediana
rbind(mediana,tapply(fbox$t1_ss900,fbox$groups,median,na.rm=T))->mediana
rbind(mediana,tapply(fbox$t2_ss900,fbox$groups,median,na.rm=T))->mediana
rbind(mediana,tapply(fbox$t3_ss900,fbox$groups,median,na.rm=T))->mediana
row.names(mediana)<-c("t0","t1","t2","t3")
format(mediana/9,digits=2)

(tapply(fbox$t0_ss900,fbox$groups,mean,na.rm=T))->meana
rbind(meana,tapply(fbox$t1_ss900,fbox$groups,mean,na.rm=T))->meana
rbind(meana,tapply(fbox$t2_ss900,fbox$groups,mean,na.rm=T))->meana
rbind(meana,tapply(fbox$t3_ss900,fbox$groups,mean,na.rm=T))->meana
row.names(meana)<-c("t0","t1","t2","t3")
meana/9
format(meana/9,digits=2)

# 
# (tapply(asin(sqrt(fbox$t0_ss900)),fbox$groups,var,na.rm=T))->vara
# rbind(vara,tapply(asin(sqrt(fbox$t1_ss900)),fbox$groups,var,na.rm=T))->vara
# rbind(vara,tapply(asin(sqrt(fbox$t2_ss900)),fbox$groups,var,na.rm=T))->vara
# rbind(vara,tapply(asin(sqrt(fbox$t3_ss900)),fbox$groups,var,na.rm=T))->vara
# row.names(vara)<-c("t0","t1","t2","t3")
# sin(vara)^2
# format(vara/9,digits=2)
# #ancova per stimare C?


##altro da fare
#preparare file a parte per taylor e formule varie su efficacia


#da fare in treno:
#commenti alle analisi presenti
#henderson tilton sulle casse non bloccate ma formicate a t1
#fare taylor 1987 (cit. in floris 2001)
